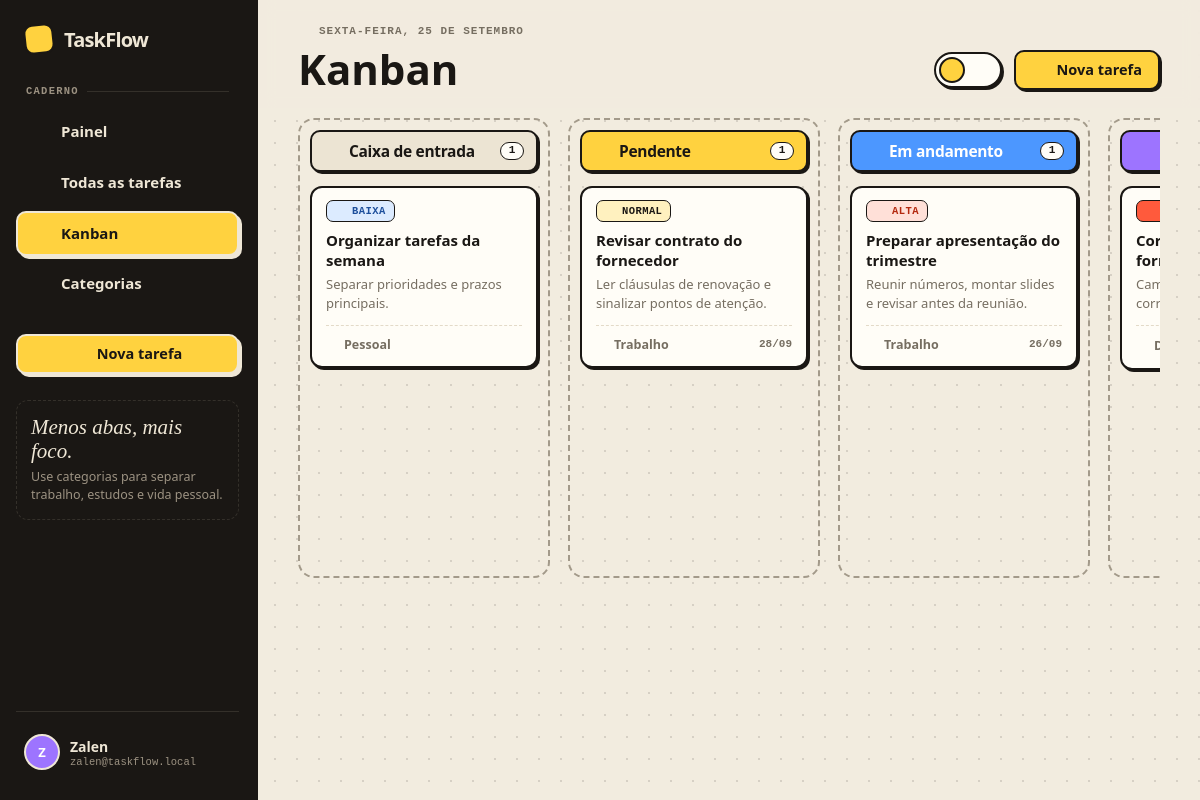
Before: /kanban.php (signed in) with the older database file.
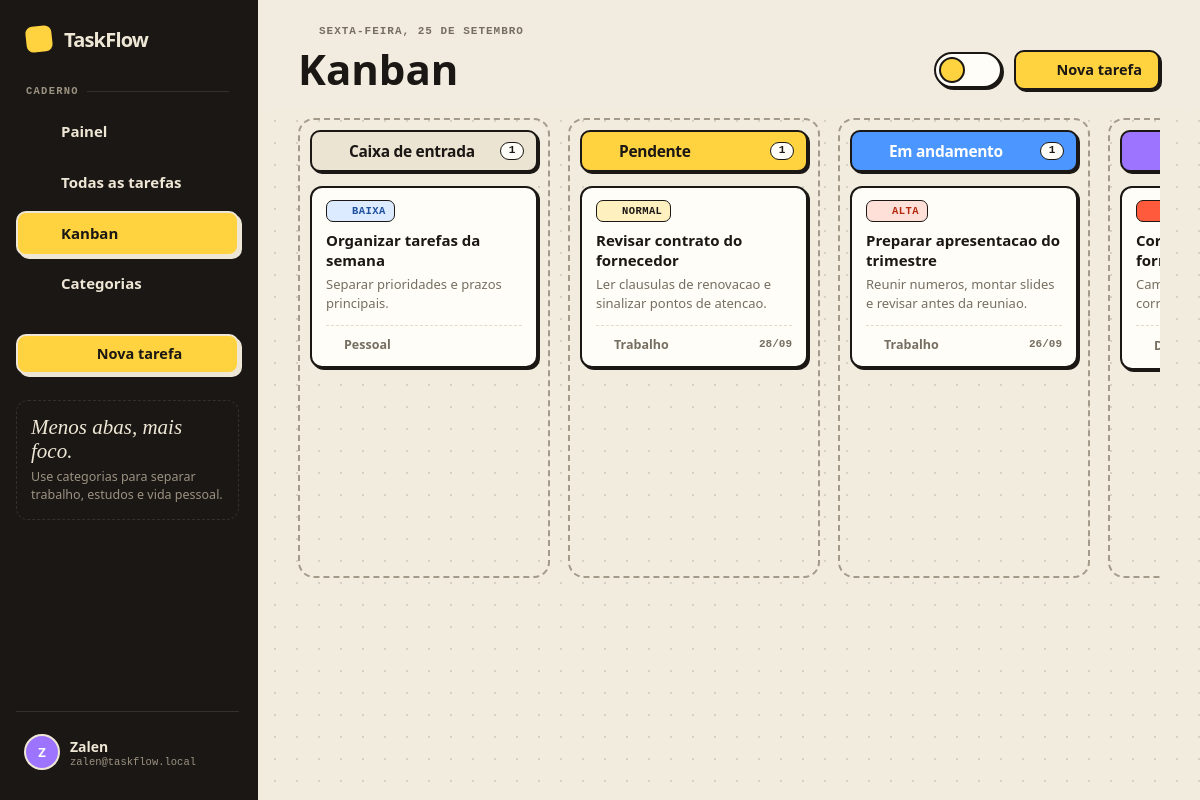
After: the same page with the newer database file.
### tables this page shows
CREATE TABLE tasks (
    id BIGINT UNSIGNED NOT NULL AUTO_INCREMENT,
    user_id INT UNSIGNED NOT NULL,
    title VARCHAR(120) NOT NULL,
    description TEXT NULL,
    category VARCHAR(60) NULL,
    status ENUM('inbox','pending','progress','review','done') NOT NULL DEFAULT 'inbox',
    priority ENUM('low','normal','high','urgent') NOT NULL DEFAULT 'normal',
    due_date DATE NULL,
    created_at TIMESTAMP NOT NULL DEFAULT CURRENT_TIMESTAMP,
    updated_at TIMESTAMP NOT NULL DEFAULT CURRENT_TIMESTAMP ON UPDATE CURRENT_TIMESTAMP,
    PRIMARY KEY (id),
    KEY idx_tasks_user_status (user_id, status),
    KEY idx_tasks_user_due (user_id, due_date),
    KEY idx_tasks_user_category (user_id, category),
    KEY idx_tasks_user_updated (user_id, updated_at),
    CONSTRAINT fk_tasks_user FOREIGN KEY (user_id) REFERENCES users(id) ON DELETE CASCADE
);

### config/database.php (called while the page is built, shortened)
<?php
function db(bool $withoutDatabase = false): PDO {
    static $connections = [];
    $key = $withoutDatabase ? 'server' : 'database';
    if (isset($connections[$key])) {
        return $connections[$key];
    }
    $dsn = $withoutDatabase
        ? 'mysql:host=' . DB_HOST . ';port=' . DB_PORT . ';charset=utf8mb4'
        : 'mysql:host=' . DB_HOST . ';port=' . DB_PORT . ';dbname=' . DB_NAME . ';charset=utf8mb4';
    try {
        $pdo = new PDO($dsn, DB_USER, DB_PASS, [
            PDO::ATTR_ERRMODE => PDO::ERRMODE_EXCEPTION,
            PDO::ATTR_DEFAULT_FETCH_MODE => PDO::FETCH_ASSOC,
            PDO::ATTR_EMULATE_PREPARES => false,
            PDO::MYSQL_ATTR_INIT_COMMAND => "SET NAMES utf8mb4 COLLATE utf8mb4_unicode_ci",
        ]);
    } catch (PDOException $e) {
        throw new RuntimeException(
            $withoutDatabase
                ? 'Não foi possível conectar ao MySQL. Confirme se o MySQL está iniciado no XAMPP e revise config/database.php.'
                : 'Banco TaskFlow ainda não está disponível. Acesse install.php para criar o banco e as tabelas.',
            0,
            $e
        );
    }
    return $pdo;
}

### kanban.php (the view, shortened to what the changed rows need)
<?php
require_once __DIR__ . '/includes/bootstrap.php';
$user = require_auth();
$uid = (int)$user['id'];
$stmt = db()->prepare('SELECT id,user_id,title,description,category,status,priority,due_date,created_at,updated_at FROM tasks WHERE user_id=:uid ORDER BY updated_at DESC,id DESC');
$stmt->execute(['uid'=>$uid]);
$all = $stmt->fetchAll();
$groups = array_fill_keys(array_keys(statuses()), []);
foreach ($all as $task) if (isset($groups[$task['status']])) $groups[$task['status']][] = $task;
include __DIR__ . '/includes/header.php';
?>
<div class="kanban" data-kanban data-csrf="<?=e(csrf_token())?>">
<?php foreach(statuses() as $status=>$label): ?>
    <section class="kcol" data-status="<?=e($status)?>" data-label="<?=e($label)?>">
        <h4><?=icon(status_icon($status))?><?=e($label)?><span><?=count($groups[$status])?></span></h4>
        <?php foreach($groups[$status] as $task): $dc = due_class($task['due_date'] ?? null, $task['status']); ?>
            <article class="kcard" draggable="true" data-id="<?=e($task['id'])?>" onclick="location.href='tasks.php?action=view&id=<?=e($task['id'])?>'">
                <div class="k-top"><?=priority_pill($task['priority'])?><?=icon('grip','k-grip')?></div>
                <div class="tt"><?=e($task['title'])?></div>
                <?php if (!empty($task['description'])): ?><p class="desc"><?=e(truncate_text((string)$task['description'], 85))?></p><?php endif; ?>
                <div class="meta">
                    <span><?=icon('tag')?><?=e($task['category'] ?: 'Sem categoria')?></span>
                    <?php if (!empty($task['due_date'])): ?><span class="k-due <?=$dc==='overdue'?'due-late':($dc==='today'?'due-today':'')?>"><?=icon('calendar')?><?=$dc==='today'?'Hoje':e(date('d/m',strtotime($task['due_date'])))?></span><?php endif; ?>
                </div>
            </article>
        <?php endforeach; ?>
    </section>
<?php endforeach; ?>
</div>
<?php include __DIR__ . '/includes/footer.php'; ?>

### includes/icons.php (shortened to what the changed rows need)
<?php
function icon(string $name, string $class = ''): string {
    $body = $paths[$name] ?? $paths['inbox'];
    $extra = $class !== '' ? ' ' . $class : '';
    return '<svg class="icon' . $extra . '" viewBox="0 0 24 24" fill="none" stroke="currentColor" stroke-width="2" stroke-linecap="round" stroke-linejoin="round" aria-hidden="true">' . $body . '</svg>';
}
function brand_mark(): string {
    return '<span class="dot">' . icon('check') . '</span>';
}

### includes/bootstrap.php (shortened to what the changed rows need)
<?php
require_once __DIR__ . '/../config/database.php';
require_once __DIR__ . '/icons.php';
function e(mixed $value): string {
    return htmlspecialchars((string)$value, ENT_QUOTES, 'UTF-8');
}
function truncate_text(string $value, int $limit): string {
    if (function_exists('mb_strlen') && function_exists('mb_substr')) {
        return mb_strlen($value, 'UTF-8') > $limit ? mb_substr($value, 0, $limit - 1, 'UTF-8') . '…' : $value;
    }
    return strlen($value) > $limit ? substr($value, 0, max(0, $limit - 3)) . '...' : $value;
}
function csrf_token(): string {
    return $_SESSION['csrf'];
}
function statuses(): array {
    return [
        'inbox' => 'Caixa de entrada',
        'pending' => 'Pendente',
        'progress' => 'Em andamento',
        'review' => 'Em revisão',
        'done' => 'Concluída',
    ];
}
function priorities(): array {
    return [
        'low' => 'Baixa',
        'normal' => 'Normal',
        'high' => 'Alta',
        'urgent' => 'Urgente',
    ];
}
function due_class(?string $date, string $status): string {
    if (!$date || $status === 'done') return '';
    $today = date('Y-m-d');
    if ($date === $today) return 'today';
    $limit = date('Y-m-d', strtotime('+7 days'));
    if ($date <= $limit) return 'upcoming';
    return '';
}
function priority_class(string $priority): string {
    return ['urgent'=>'pri-urgente','high'=>'pri-alta','normal'=>'pri-media','low'=>'pri-baixa'][$priority] ?? 'pri-media';
}
function status_icon(string $status): string {
    return ['inbox'=>'inbox','pending'=>'clock','progress'=>'activity','review'=>'eye','done'=>'check-circle'][$status] ?? 'inbox';
}
function priority_icon(string $priority): string {
    return ['low'=>'arrow-down','normal'=>'minus','high'=>'arrow-up','urgent'=>'zap'][$priority] ?? 'minus';
}
function priority_pill(string $priority): string {
    return '<span class="pill ' . priority_class($priority) . '">' . icon(priority_icon($priority), 'xs') . e(priorities()[$priority] ?? $priority) . '</span>';
}

Changed rows visible on the page:
changed tasks "Revisar contrato do fornecedor": description "Ler cláusulas de renovação e sinalizar pontos de atenção." → "Ler clausulas de renovacao e sinalizar pontos de atencao."
changed tasks "ALTA": title "Preparar apresentação do trimestre" → "Preparar apresentacao do trimestre"; description "Reunir números, montar slides e revisar antes da reunião." → "Reunir numeros, montar slides e revisar antes da reuniao."
